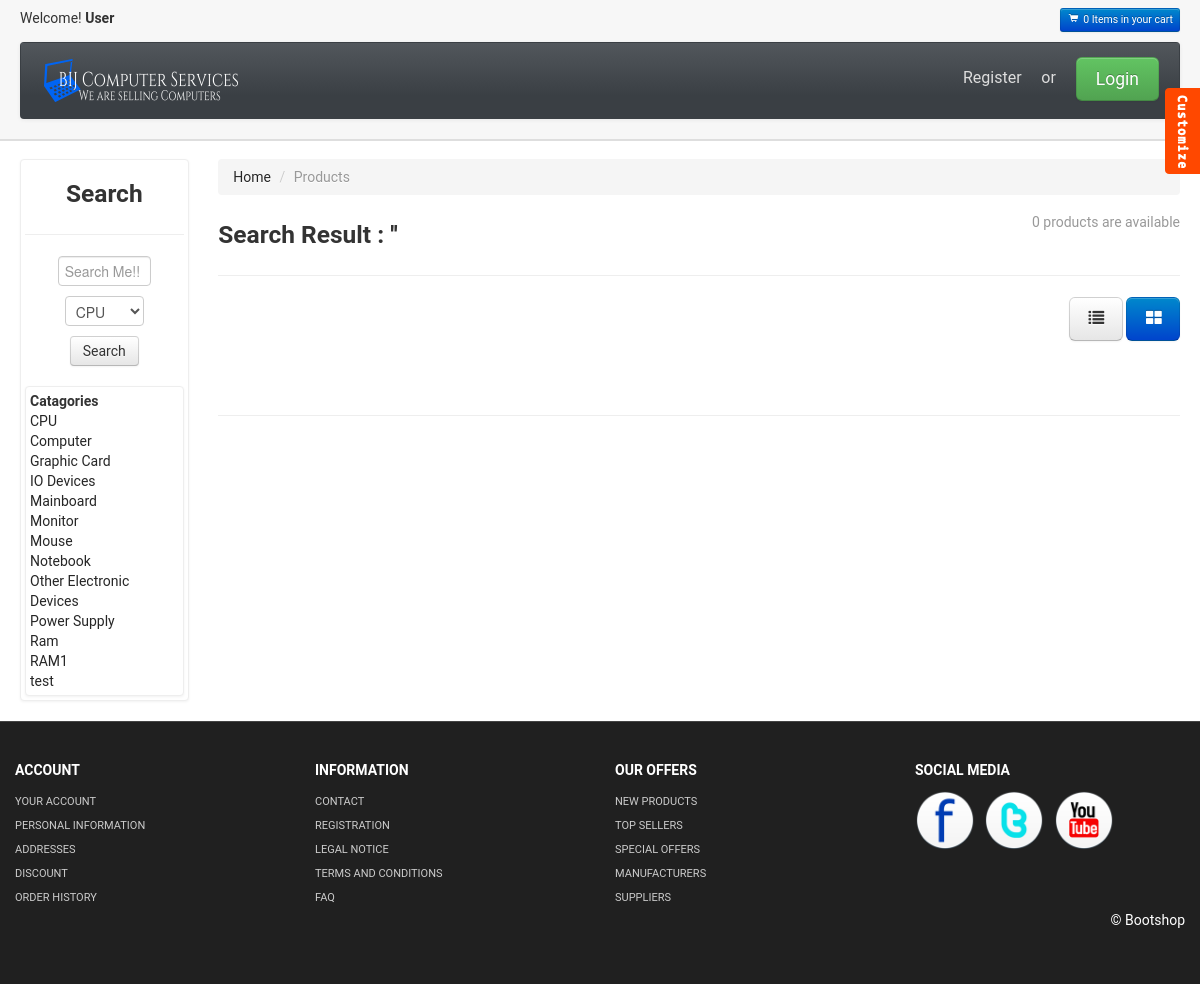
/website/product_result.php, run on the app's committed database.
### tables this page shows
CREATE TABLE `catagory` (
  `catagoryID` varchar(20) NOT NULL,
  `name` varchar(100) NOT NULL
);

### website/catagory_manage/catagoryCtrl.php (called while the page is built)
<?php
      function fetchCatagory(){
        include("connector/connect.php");
        $command = "SELECT * FROM catagory";
        $result = mysqli_query($con,$command);
        $arr = array();
        while($row = mysqli_fetch_assoc($result)){
            array_push($arr,$row);
        }
        return $arr;
      }
?>

### website/product_result.php (the view, shortened to what this page needs)
<!DOCTYPE html>
<?php session_start(); include("catagory_manage/catagoryCtrl.php"); ?>
<html lang="en">
  <head>
    <link id="callCss" rel="stylesheet" href="themes/bootshop/bootstrap.min.css" media="screen"/>
    <link href="themes/css/base.css" rel="stylesheet" media="screen"/>
	<link href="themes/css/bootstrap-responsive.min.css" rel="stylesheet"/>
	<link href="themes/css/font-awesome.css" rel="stylesheet" type="text/css">
  <link href="stylesheet/hover.css" rel="stylesheet" media="all">
	<link href="themes/js/google-code-prettify/prettify.css" rel="stylesheet"/>
  </head>
<body>
<div id="header">
<div class="container-fluid">
<div id="welcomeLine" class="row-fluid">
	<div class="span6">Welcome!<strong> <?php if(isset($_SESSION["UID"])) { echo $_SESSION["Firstname"]; }else{ echo "User";} ?></strong></div>
	<div class="span6">
	<div class="pull-right">
		<a href="product_summary.php"><span class="btn btn-mini btn-primary"><i class="icon-shopping-cart icon-white"></i>  <?php if(isset($_SESSION["cart"])) echo count($_SESSION["cart"]); else echo "0"; ?>  Items in your cart </span> </a>
	</div>
	</div>
</div>
<div id="logoArea" class="navbar">
  <div class="navbar-inner">
    <a class="brand" href="index.php"><img src="themes/images/logo.png" alt="Bootsshop"/></a>
    <ul id="topMenu" class="pull-right nav ">
   <?php if(isset($_SESSION["UID"])){ ?>
	 <li class="hvr-underline-reveal"><a href="profile.php">Profile</a></li>
 <?php }else{ ?>
    <li class="hvr-underline-reveal"><a href="register-page.php">Register</a></li>
    <li class = ""><a>or</a></li>
  <?php } ?>
	 <li class="">
     <?php if(isset($_SESSION["UID"])) { ?>
       <a  href = "authenticator/Logout.php"><span class = "btn btn-danger">Logout</span></a>
 <?php }else { ?>
   <a href="#login" role="button" data-toggle="modal" style="padding-right:0"><span class="btn btn-large btn-success">Login</span></a>
 <?php } ?>
    		  </div>
	</div>
</div>
</div>
<div id="mainBody">
	<div class="container-fluid">
	<div class="row-fluid">
<div id = "search" class = "span2 thumbnail" style = "text-align:center">
  <h3>Search</h3>
  <hr></hr>
    <form id = "searchText" action = "search/search_data.php">
      <div class = "control-group">
        <div class = "control" style = "text-align:center">
          <input type = "text" placeholder="Search Me!!" name = "search" style = "width:50%"></input><br>
          <select name = "cata" style = "width:50%">
            <?php for($i = 0 ;$i< count(fetchCatagory());$i++){ ?>
              <option  value = "<?php echo fetchCatagory()[$i]["catagoryID"];?>"><?php echo fetchCatagory()[$i]["name"]; ?></option>
            <?php } ?>
          </select><br>
          <a class = "btn" onclick = "$('#searchText').submit()">Search</a>
        </div>
      </div>
    </form>
    <div class = "thumbnail" style = "text-align:left"><strong>Catagories</strong>
        <?php for($i = 0 ; $i< count(fetchCatagory()) ; $i++) { ?>
          <a href = "search/search_data.php?catagories=<?php echo fetchCatagory()[$i]["catagoryID"] ?>" style = "text-align:left;text-decoration:none"><?php echo fetchCatagory()[$i]["name"]; ?></a>
        <?php } ?>
    </div>
</div>
	<div class="span10">
    <ul class="breadcrumb animated fadeIn">
		<li><a href="index.php">Home</a> <span class="divider">/</span></li>
		<li class="active">Products</li>
    </ul>
	<h3 class = "animated fadeIn"> Search Result : '<?php echo $_REQUEST["res"];?>' <small class="pull-right"> <?php echo count($_SESSION["res"]); ?> products are available </small></h3>
	<hr class="soft"/>
	<form class="form-horizontal span6">
	  </form>
<div id="myTab" class="pull-right">
 <a href="#listView" data-toggle="tab"><span class="btn btn-large"><i class="icon-list"></i></span></a>
 <a href="#blockView" data-toggle="tab"><span class="btn btn-large btn-primary"><i class="icon-th-large"></i></span></a>
</div>
<br class="clr"/>
<div class="tab-content">
  <link href="stylesheet/custom.css" rel="stylesheet" />
  <link href="stylesheet/animate.css" rel="stylesheet" />
  <div class="tab-pane active " id="blockView" >
	<hr class="soft"/>
	</div>
</div>
			<br class="clr"/>
</div>
</div>
</div>
</div>
	<div  id="footerSection">
	<div class="container">
		<div class="row">
			<div class="span3">
				<h5>ACCOUNT</h5>
				<a href="login.html">YOUR ACCOUNT</a>
				<a href="login.html">PERSONAL INFORMATION</a>
				<a href="login.html">ADDRESSES</a>
				<a href="login.html">DISCOUNT</a>
				<a href="login.html">ORDER HISTORY</a>
			 </div>
			<div class="span3">
				<h5>INFORMATION</h5>
				<a href="contact.html">CONTACT</a>
				<a href="register.html">REGISTRATION</a>
				<a href="legal_notice.html">LEGAL NOTICE</a>
				<a href="tac.html">TERMS AND CONDITIONS</a>
				<a href="faq.html">FAQ</a>
			 </div>
			<div class="span3">
				<h5>OUR OFFERS</h5>
				<a href="#">NEW PRODUCTS</a>
				<a href="#">TOP SELLERS</a>
				<a href="special_offer.html">SPECIAL OFFERS</a>
				<a href="#">MANUFACTURERS</a>
				<a href="#">SUPPLIERS</a>
			 </div>
			<div id="socialMedia" class="span3 pull-right">
				<h5>SOCIAL MEDIA </h5>
				<a href="#"><img width="60" height="60" src="themes/images/facebook.png" title="facebook" alt="facebook"/></a>
				<a href="#"><img width="60" height="60" src="themes/images/twitter.png" title="twitter" alt="twitter"/></a>
				<a href="#"><img width="60" height="60" src="themes/images/youtube.png" title="youtube" alt="youtube"/></a>
			 </div>
		 </div>
		<p class="pull-right">&copy; Bootshop</p>
	</div>
	</div>
<link rel="stylesheet" href="themes/switch/themeswitch.css" type="text/css" media="screen" />
<span id="themesBtn"></span>
</body>
</html>

### website/themes/css/base.css (style rules this page uses)
#mainBody { border-top:2px solid #dedede; padding-top: 18px; }
#carouselBlk,#header { background: url(../images/headerRepeat.png) repeat-x 0 0 #f7f7f7; }
#logoArea, #logoArea a { line-height:49px; }
#logoArea .btn, #logoArea .btn-group { margin-top: 0; }
#welcomeLine { padding: 8px 0 4px }
.thumbnail>a { display:block; text-align:center }
#footerSection { background: #202020;color: white;padding: 28px 0 44px;margin-top: 20px;border-top: 1px solid #444; }
#footerSection a { color:#ccc; font-size:11px; padding:0; line-height:24px; display:block; }
#footerSection #socialMedia a { min-width:25px; display:inline; margin-right:6px; text-align:center; line-height:1.5em; }
#socialMedia img { max-width:60px; }
[class^="icon-"], [class*=" icon-"] { background-image: none; }
.navbar .nav > li > a { padding:10px;color: #DDD;text-shadow: none;font-size: 16px; }
#logoArea, #logoArea a { outline:none; }
.navbar .nav.pull-right, #sideManu { overflow:hidden; }

### website/stylesheet/custom.css (style rules this page uses)
body { font-family: 'Roboto', sans-serif; font-size:14px; }

### website/themes/switch/themeswitch.css (style rules this page uses)
#themesBtn { height: 86px;background: url(images/styleTgl.png) no-repeat 0 0;position: fixed;top: 88px;right: 0;width: 35px; }

### data on the page
catagory: catagory.name "CPU", catagory.name "Computer", catagory.name "Graphic Card", catagory.name "IO Devices", catagory.name "Mainboard", catagory.name "Monitor", catagory.name "Mouse", catagory.name "Notebook", catagory.name "Other Electronic Devices", catagory.name "Power Supply", catagory.name "Ram", catagory.name "RAM1", name "test"

### other printed values
count($_SESSION["res"]) "0"
form field cata "CPU"
